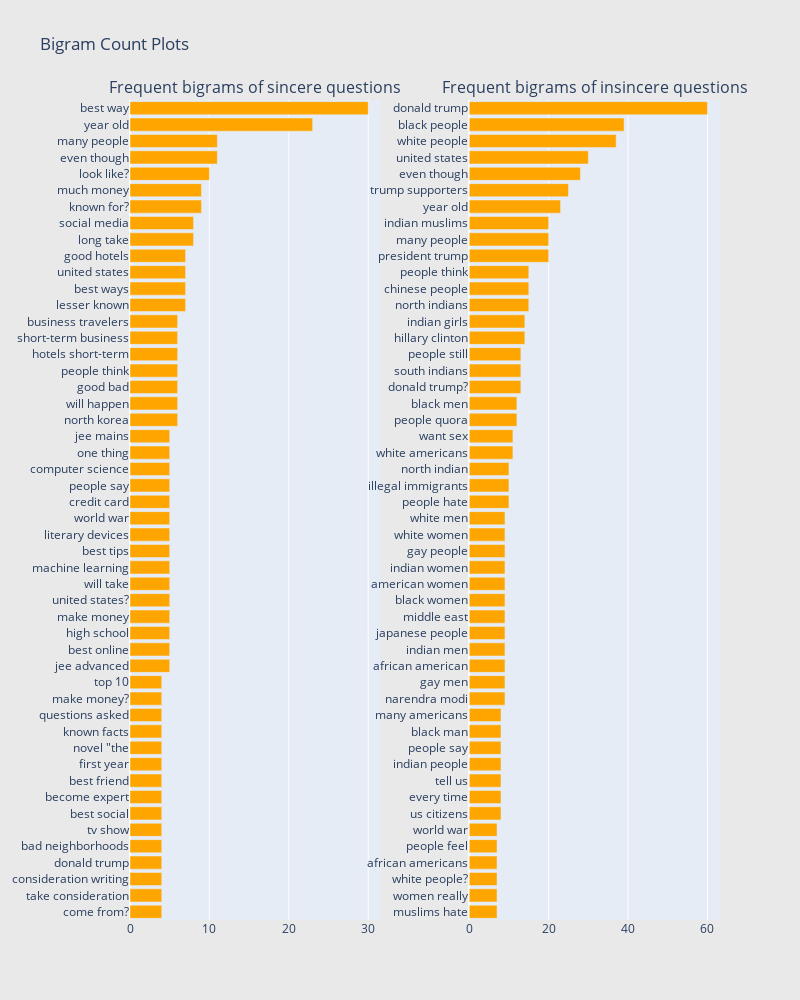

Notebook code for this chart:
### Markdown cell above
### Observations:
* Some of the top words are common across both the classes like 'people', 'will', 'think' etc.
* The other top words in sincere questions after excluding the common ones at the very top are 'best', 'good' etc.
* The other top words in insincere questions after excluding the common ones are 'women', 'trump', 'men' etc.

Now let us also create bigram frequency plots for both the classes separately to get more idea.

### Code cell
freq_dict = defaultdict(int)
for sent in df0["question_text"]:
    for word in generate_ngrams(sent,2):
        freq_dict[word] += 1
fd_sorted = pd.DataFrame(sorted(freq_dict.items(), key=lambda x: x[1])[::-1])
fd_sorted.columns = ["word", "wordcount"]
trace0 = horizontal_bar_chart(fd_sorted.head(50), 'orange')


freq_dict = defaultdict(int)
for sent in df1["question_text"]:
    for word in generate_ngrams(sent,2):
        freq_dict[word] += 1
fd_sorted = pd.DataFrame(sorted(freq_dict.items(), key=lambda x: x[1])[::-1])
fd_sorted.columns = ["word", "wordcount"]
trace1 = horizontal_bar_chart(fd_sorted.head(50), 'orange')

# Creating two subplots
fig = tools.make_subplots(rows=1, cols=2, vertical_spacing=0.04,horizontal_spacing=0.15,
                          subplot_titles=["Frequent bigrams of sincere questions", 
                                          "Frequent bigrams of insincere questions"])
fig.append_trace(trace0, 1, 1)
fig.append_trace(trace1, 1, 2)
fig['layout'].update(height=1000, width=800, paper_bgcolor='rgb(233,233,233)', title="Bigram Count Plots")
py.iplot(fig, filename='word-plots')

### Figure 1 — Plotly figure (JSON) as saved in the notebook; plotly's stock layout.template omitted (floating-point values rounded to 4 significant figures)
{"data": [{"marker": {"color": "orange"}, "orientation": "h", "showlegend": false, "type": "bar", "x": [4, 4, 4, 4, 4, 4, 4, 4, 4, 4, 4, 4, 4, 4, 4, 5, 5, 5, 5, 5, 5, 5, 5, 5, 5, 5, 5, 5, 5, 5, 6, 6, 6, 6, 6, 6, 6, 7, 7, 7, 7, 8, 8, 9, 9, 10, 11, 11, 23, 30], "xaxis": "x", "y": ["come from?", "take consideration", "consideration writing", "donald trump", "bad neighborhoods", "tv show", "best social", "become expert", "best friend", "first year", "novel \"the", "known facts", "questions asked", "make money?", "top 10", "jee advanced", "best online", "high school", "make money", "united states?", "will take", "machine learning", "best tips", "literary devices", "world war", "credit card", "people say", "computer science", "one thing", "jee mains", "north korea", "will happen", "good bad", "people think", "hotels short-term", "short-term business", "business travelers", "lesser known", "best ways", "united states", "good hotels", "long take", "social media", "known for?", "much money", "look like?", "even though", "many people", "year old", "best way"], "yaxis": "y"}, {"marker": {"color": "orange"}, "orientation": "h", "showlegend": false, "type": "bar", "x": [7, 7, 7, 7, 7, 7, 8, 8, 8, 8, 8, 8, 8, 9, 9, 9, 9, 9, 9, 9, 9, 9, 9, 9, 9, 10, 10, 10, 11, 11, 12, 12, 13, 13, 13, 14, 14, 15, 15, 15, 20, 20, 20, 23, 25, 28, 30, 37, 39, 60], "xaxis": "x2", "y": ["muslims hate", "women really", "white people?", "african americans", "people feel", "world war", "us citizens", "every time", "tell us", "indian people", "people say", "black man", "many americans", "narendra modi", "gay men", "african american", "indian men", "japanese people", "middle east", "black women", "american women", "indian women", "gay people", "white women", "white men", "people hate", "illegal immigrants", "north indian", "white americans", "want sex", "people quora", "black men", "donald trump?", "south indians", "people still", "hillary clinton", "indian girls", "north indians", "chinese people", "people think", "president trump", "many people", "indian muslims", "year old", "trump supporters", "even though", "united states", "white people", "black people", "donald trump"], "yaxis": "y2"}], "layout": {"annotations": [{"font": {"size": 16}, "showarrow": false, "text": "Frequent bigrams of sincere questions", "x": 0.2125, "xanchor": "center", "xref": "paper", "y": 1, "yanchor": "bottom", "yref": "paper"}, {"font": {"size": 16}, "showarrow": false, "text": "Frequent bigrams of insincere questions", "x": 0.7875, "xanchor": "center", "xref": "paper", "y": 1, "yanchor": "bottom", "yref": "paper"}], "height": 1000, "paper_bgcolor": "rgb(233,233,233)", "title": {"text": "Bigram Count Plots"}, "width": 800, "xaxis": {"anchor": "y", "domain": [0, 0.425]}, "xaxis2": {"anchor": "y2", "domain": [0.575, 1]}, "yaxis": {"anchor": "x", "domain": [0, 1]}, "yaxis2": {"anchor": "x2", "domain": [0, 1]}}}
